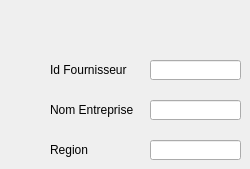
     <widget class="QWidget" name="RechercheF">
      <property name="styleSheet">
       <string notr="true"/>
      </property>
      <attribute name="title">
       <string>Recherche</string>
      </attribute>
      <widget class="QLineEdit" name="Region_find">
       <property name="geometry">
        <rect>
         <x>150</x>
         <y>140</y>
         <width>91</width>
         <height>20</height>
        </rect>
       </property>
       <property name="placeholderText">
        <string/>
       </property>
      </widget>
      <widget class="QLineEdit" name="Idf_find">
       <property name="geometry">
        <rect>
         <x>150</x>
         <y>60</y>
         <width>91</width>
         <height>20</height>
        </rect>
       </property>
       <property name="toolTip">
        <string>fefef</string>
       </property>
       <property name="statusTip">
        <string/>
       </property>
       <property name="whatsThis">
        <string/>
       </property>
       <property name="accessibleName">
        <string/>
       </property>
       <property name="accessibleDescription">
        <string/>
       </property>
       <property name="inputMask">
        <string/>
       </property>
       <property name="placeholderText">
        <string/>
       </property>
      </widget>
      <widget class="QLineEdit" name="Nom_find">
       <property name="geometry">
        <rect>
         <x>150</x>
         <y>100</y>
         <width>91</width>
         <height>20</height>
        </rect>
       </property>
       <property name="placeholderText">
        <string/>
       </property>
      </widget>
      <widget class="QLabel" name="label_22">
       <property name="geometry">
        <rect>
         <x>50</x>
         <y>60</y>
         <width>81</width>
         <height>20</height>
        </rect>
       </property>
       <property name="text">
        <string>Id Fournisseur</string>
       </property>
      </widget>
      <widget class="QLabel" name="label_23">
       <property name="geometry">
        <rect>
         <x>50</x>
         <y>140</y>
         <width>71</width>
         <height>20</height>
        </rect>
       </property>
       <property name="text">
        <string>Region</string>
       </property>
      </widget>
      <widget class="QLabel" name="label_24">
       <property name="geometry">
        <rect>
         <x>50</x>
         <y>100</y>
         <width>91</width>
         <height>20</height>
        </rect>
       </property>
       <property name="text">
        <string>Nom Entreprise</string>
       </property>
      </widget>
     </widget>
